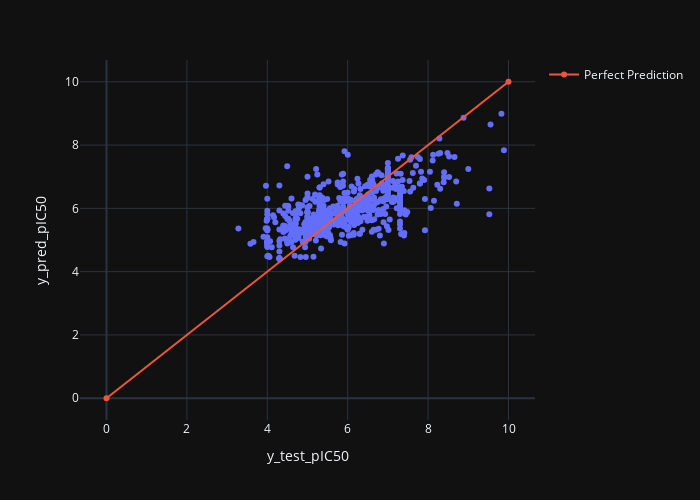

Here is the notebook cell this chart was saved with:
### Code cell
fig = px.scatter(df_scatter,
                x="y_test_pIC50", 
                y="y_pred_pIC50",
                hover_name=df_scatter.index,
                hover_data=[df_scatter.index],
                template="plotly_dark", width=700, height=500)
fig.add_trace(go.Line(x=[0,10], y=[0,10], name="Perfect Prediction"))
fig.show()

### Figure 1 — Plotly figure (JSON) as saved in the notebook; plotly's stock layout.template omitted (floating-point values rounded to 4 significant figures; data arrays with more than 128 entries replaced by an {"elided": "..."} marker saying what was removed)
{"data": [{"customdata": {"elided": "675x1 int values"}, "hovertemplate": "<b>%{hovertext}</b><br><br>y_test_pIC50=%{x}<br>y_pred_pIC50=%{y}<br>index=%{customdata[0]}<extra></extra>", "hovertext": {"elided": "675 int values"}, "legendgroup": "", "marker": {"color": "#636efa", "symbol": "circle"}, "mode": "markers", "name": "", "orientation": "v", "showlegend": false, "type": "scatter", "x": {"elided": "675 float values"}, "xaxis": "x", "y": {"elided": "675 float values"}, "yaxis": "y"}, {"name": "Perfect Prediction", "type": "scatter", "x": [0, 10], "y": [0, 10]}], "layout": {"height": 500, "legend": {"tracegroupgap": 0}, "margin": {"t": 60}, "width": 700, "xaxis": {"anchor": "y", "autorange": true, "domain": [0, 1], "range": [-0.6609, 10.66], "title": {"text": "y_test_pIC50"}, "type": "linear"}, "yaxis": {"anchor": "x", "autorange": true, "domain": [0, 1], "range": [-0.6872, 10.69], "title": {"text": "y_pred_pIC50"}, "type": "linear"}}}
